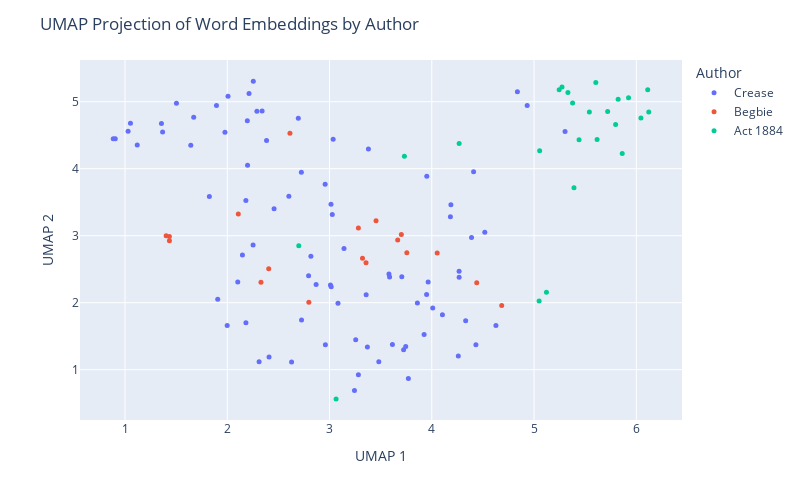

This figure's notebook cell:
### Code cell
umap_df = pd.DataFrame(proj, columns=['UMAP 1', 'UMAP 2'])
umap_df['Author'] = labels
umap_df['Text'] = [snip for auth in act_snippets for snip in act_snippets[auth]]
umap_df['Text'] = umap_df['Text'].apply(lambda t: wrap_text(t, width=60))

fig = px.scatter(umap_df, x='UMAP 1', y='UMAP 2', 
                 color='Author', hover_data=['Text'], 
                 width=800, height=500 )
fig.update_traces(marker=dict(size=5))
fig.update_layout(title='UMAP Projection of Word Embeddings by Author')
fig.show()
